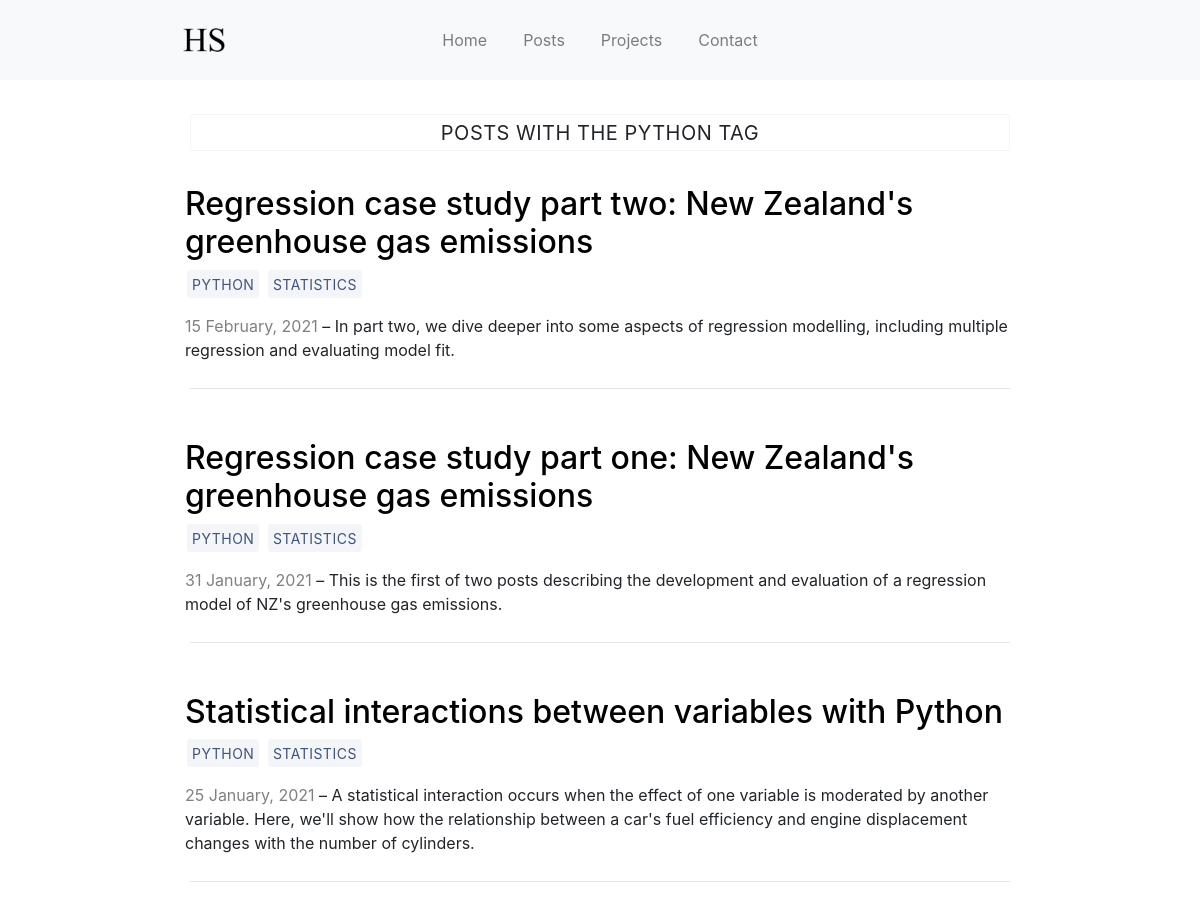
Page /tags/Python/ (upper part) on the earlier database version.
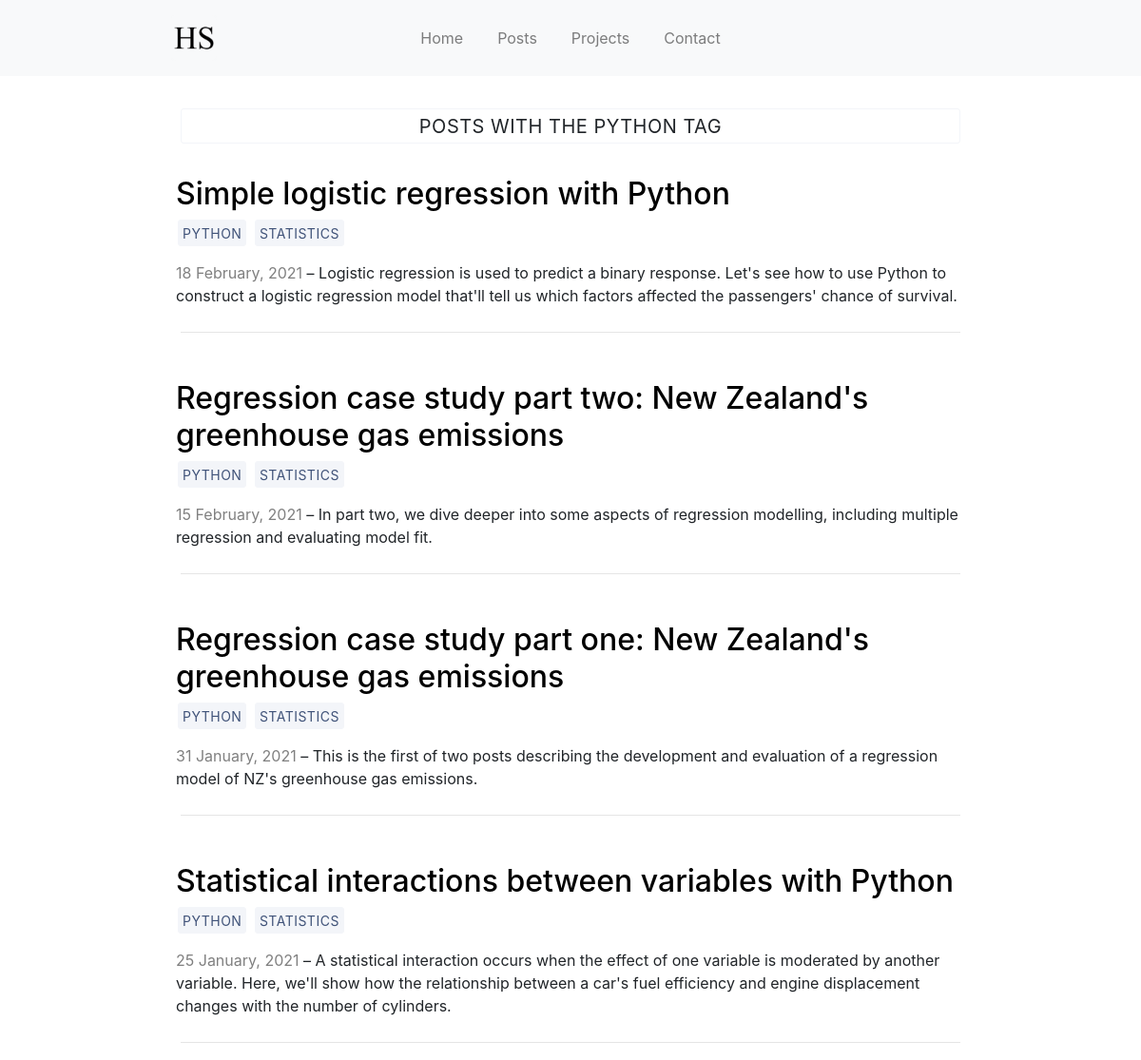
Same page on the later database version.
### blog/models.py (models this page shows, shortened)
class BlogPost(models.Model):
    title = models.CharField(max_length=100)
    is_published = models.BooleanField(default=True)
    published_date = models.DateField()
    modified_date = models.DateField(null=True, blank=True)
    slug = models.SlugField(unique=True)
    tags = models.ManyToManyField('Tag', related_name='blog_posts')
    snippet = models.CharField('snippet', max_length=250)
    content = models.TextField()
    def get_absolute_url(self):
        return reverse('detail', kwargs = {'slug': self.slug})

class Tag(models.Model):
    name = models.CharField(max_length=20)

### blog/views.py (the view)
def tag(request, tag):
    blog_posts = BlogPost.objects.filter(
        tags__name = tag
    ).order_by(
        '-published_date'
    )
    tags = Tag.objects.all()
    context = {
        "tag": tag,
        "blog_posts": blog_posts,
    }
    return render(request, "tag.html", context)

### blog/templates/tag.html (shortened to what this page needs)
{% extends "base.html" %}
{% load static %}
{% block content %}
    <a class="btn tag-title">Posts with the {{ tag | title }} tag</a>
    <br />
    {% for post in blog_posts %}
        <br />
        <div class="row">
            <div class="column snippet-text">
                <h2>
                    <a id='post-href' href="{{post.get_absolute_url}}"> {{ post.title|safe }} </a>
                </h2>
                <p>
                    {% for tag in post.tags.all %}
                        <a class="btn" href="{% url 'tag' tag.name %}">
                            {{ tag.name }}
                        </a>
                    {% endfor %}
                </p>
                <p style="color:gray; display:inline;">
                    {{ post.published_date|date:"j F, Y" }}
                </p>
                <p style="display:inline;">
                    &ndash; {{ post.snippet|safe }}
                </p>
            </div>
        </div>
        <hr>
    {% endfor %}
{% endblock %}

Differences in the rows shown:
added BlogPost: title "Simple logistic regression with Python", published_date "18 February, 2021", snippet "Logistic regression is used to predict a binary response. Let's see how to use Python to construct a logistic regression model that'll tell us which factors affected the passengers' chance of survival.", Tag (name "PYTHON"), Tag (name "STATISTICS")
